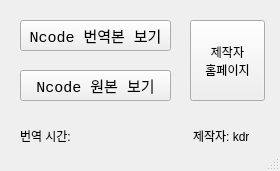
<?xml version="1.0" encoding="UTF-8"?>
<ui version="4.0">
 <class>MainWindow</class>
 <widget class="QMainWindow" name="MainWindow">
  <property name="geometry">
   <rect>
    <x>0</x>
    <y>0</y>
    <width>280</width>
    <height>171</height>
   </rect>
  </property>
  <property name="minimumSize">
   <size>
    <width>280</width>
    <height>171</height>
   </size>
  </property>
  <property name="maximumSize">
   <size>
    <width>280</width>
    <height>171</height>
   </size>
  </property>
  <property name="windowTitle">
   <string>Ncode 소설 번역</string>
  </property>
  <widget class="QWidget" name="centralwidget">
   <widget class="QPushButton" name="show_trans_btn">
    <property name="geometry">
     <rect>
      <x>20</x>
      <y>20</y>
      <width>151</width>
      <height>31</height>
     </rect>
    </property>
    <property name="font">
     <font>
      <family>Consolas</family>
      <pointsize>11</pointsize>
      <weight>50</weight>
      <bold>false</bold>
     </font>
    </property>
    <property name="text">
     <string>Ncode 번역본 보기</string>
    </property>
   </widget>
   <widget class="QPushButton" name="show_ori_btn">
    <property name="geometry">
     <rect>
      <x>20</x>
      <y>70</y>
      <width>151</width>
      <height>31</height>
     </rect>
    </property>
    <property name="font">
     <font>
      <family>Consolas</family>
      <pointsize>11</pointsize>
      <weight>50</weight>
      <bold>false</bold>
     </font>
    </property>
    <property name="text">
     <string>Ncode 원본 보기</string>
    </property>
   </widget>
   <widget class="QLabel" name="label">
    <property name="geometry">
     <rect>
      <x>20</x>
      <y>120</y>
      <width>61</width>
      <height>31</height>
     </rect>
    </property>
    <property name="text">
     <string>번역 시간:</string>
    </property>
   </widget>
   <widget class="QLabel" name="sec">
    <property name="geometry">
     <rect>
      <x>90</x>
      <y>120</y>
      <width>71</width>
      <height>31</height>
     </rect>
    </property>
    <property name="text">
     <string/>
    </property>
   </widget>
   <widget class="QLabel" name="label_2">
    <property name="geometry">
     <rect>
      <x>193</x>
      <y>120</y>
      <width>71</width>
      <height>31</height>
     </rect>
    </property>
    <property name="text">
     <string>제작자: kdr</string>
    </property>
   </widget>
   <widget class="QPushButton" name="pushButton">
    <property name="geometry">
     <rect>
      <x>190</x>
      <y>20</y>
      <width>75</width>
      <height>81</height>
     </rect>
    </property>
    <property name="text">
     <string>제작자
홈페이지</string>
    </property>
   </widget>
  </widget>
  <widget class="QStatusBar" name="statusbar"/>
 </widget>
 <resources/>
 <connections/>
</ui>
